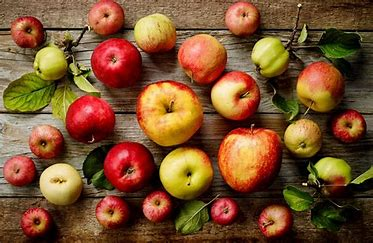
#> input picture Apple.jpg, 373 x 243 px
$ python img_color_extract.py
#> lines starting #> are read from the running program, lines starting #| are printed output that depends on the picture
from PIL import Image
image = Image.open('Apple.jpg')
#> image is the input picture: PIL image 373x243 RGB; mean R, G, B 122.1, 80.7, 46

import numpy as np
import matplotlib.pyplot as plt
import matplotlib.image as mpimg

img = mpimg.imread('Apple.jpg')
w , h,d =tuple(img.shape)
#> w = 243; h = 373; d = 3
pixels = np.reshape(img, (w*h , d))
from sklearn.cluster import KMeans

n_colors = 10
models = KMeans(n_clusters=n_colors, random_state=42).fit(pixels)
palette = np.uint8(models.cluster_centers_)
#> palette = [[66, 35, 13], [226, 159, 84], [25, 11, 3], [163, 137, 25], [233, 205, 141], [209, 76, 53], [98, 77, 37], [169, 151, 123], [134, 110, 80], [152, 26, 12]]
#image.show()
plt.imshow([palette])
plt.show()
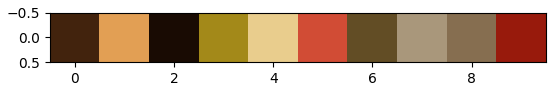
#> figure drawn by matplotlib, 1 panel

$ run again, with IMG_7880[1].jpg copied over Apple.jpg
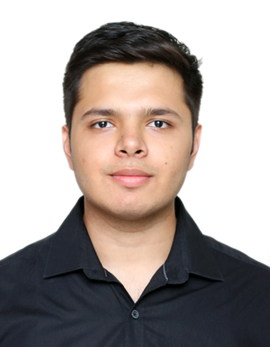
#> input picture IMG_7880[1].jpg, 270 x 347 px
#> image is the input picture: PIL image 270x347 RGB; mean R, G, B 168.9, 159.9, 156.2
#> palette = [[254, 254, 254], [44, 48, 56], [228, 182, 156], [16, 16, 14], [159, 120, 98], [199, 155, 127], [246, 210, 190], [106, 81, 66], [41, 34, 29], [32, 36, 44]]
#> `plt.show()`:
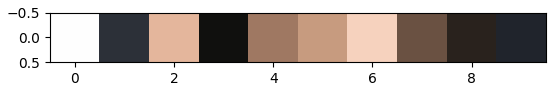
#> figure drawn by matplotlib, 1 panel

$ run again, with Mark-Zuckerberg.jpg copied over Apple.jpg
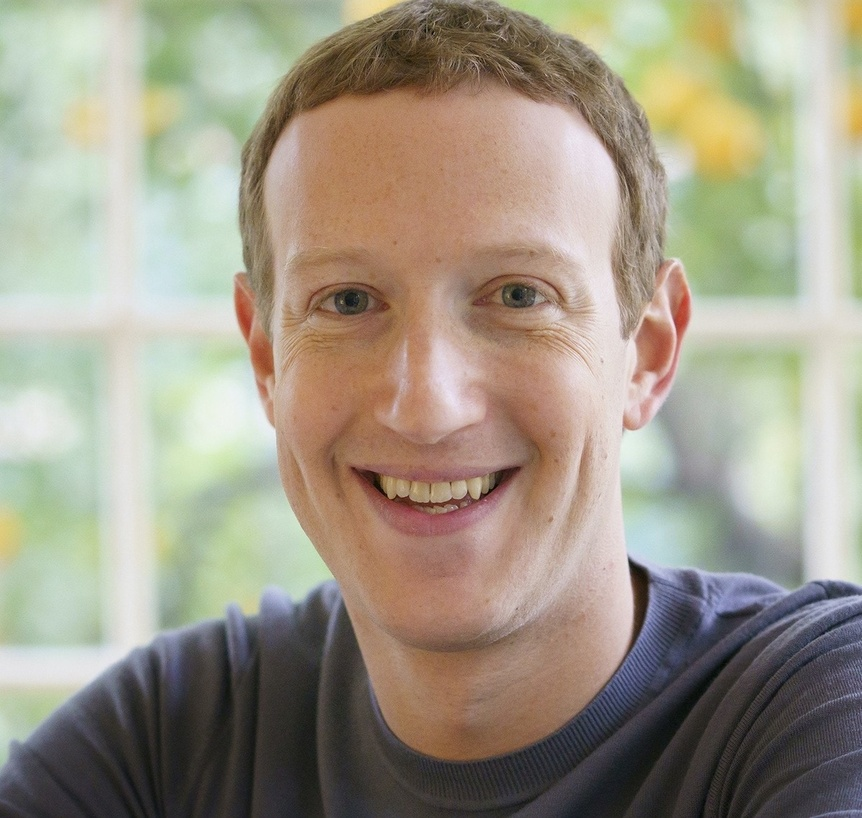
#> input picture Mark-Zuckerberg.jpg, 862 x 818 px, shrunk from 1200 x 1139 before the run
#> image is the input picture: PIL image 862x818 RGB; mean R, G, B 159.3, 152.3, 135.8
#> palette = [[170, 130, 104], [184, 192, 165], [42, 40, 39], [100, 103, 123], [220, 224, 217], [192, 167, 130], [201, 210, 193], [151, 163, 140], [139, 102, 78], [70, 63, 63]]
#> `plt.show()`:
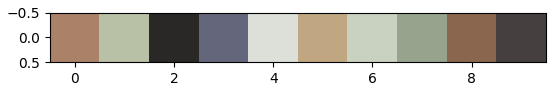
#> figure drawn by matplotlib, 1 panel
